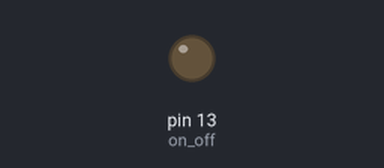
A sketch run on a simulated Arduino Uno, built with avr-gcc and run on an emulated ATmega328P. Shown: output pins drawn as LEDs (lit = HIGH). What the sketch prints to the serial monitor is not drawn.

Above: at 0.2 s.
Timing chart, 0 to 1.7 s (numbered marks = the images above):
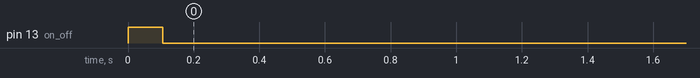

The sketch:

gps.ino
```cpp
#include<String.h>
#include <TinyGPS.h>
#include <SoftwareSerial.h>

TinyGPS gps;

int on_off = 13;
int rxPin= 0;
int txPin = 1;
SoftwareSerial mySerial(rxPin, txPin);

void setup(){
   pinMode(on_off, OUTPUT);
   pinMode(rxPin, INPUT);
   pinMode(txPin, OUTPUT);
   Serial.begin(38400);
   mySerial.begin(4800);
   digitalWrite(on_off, HIGH);
   delay(105);
   digitalWrite(on_off, LOW);
   mySerial.write("$GLL");
}

void loop() {
    Serial.println(mySerial.read());
    //mySerial.write(mySerial.read());
}
```
